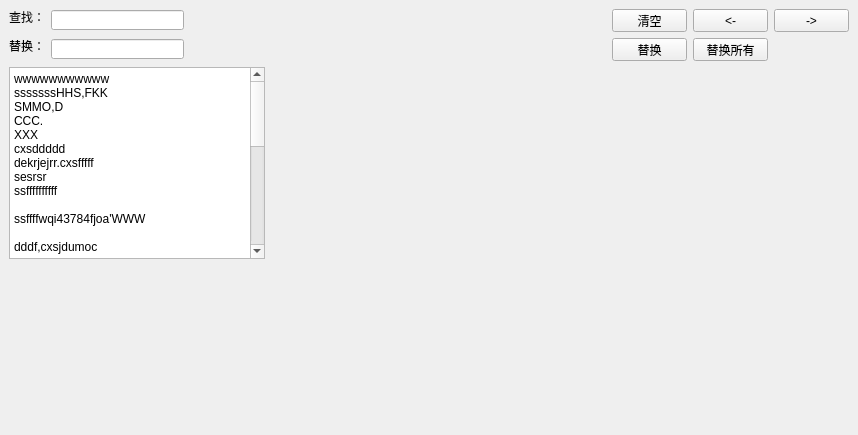
<?xml version="1.0" encoding="UTF-8"?>
<ui version="4.0">
 <class>InstructForm</class>
 <widget class="QWidget" name="InstructForm">
  <property name="geometry">
   <rect>
    <x>0</x>
    <y>0</y>
    <width>858</width>
    <height>435</height>
   </rect>
  </property>
  <property name="windowTitle">
   <string>Form</string>
  </property>
  <widget class="QLineEdit" name="lineEdit_find">
   <property name="geometry">
    <rect>
     <x>51</x>
     <y>10</y>
     <width>133</width>
     <height>20</height>
    </rect>
   </property>
  </widget>
  <widget class="QPushButton" name="pushButton_clear">
   <property name="geometry">
    <rect>
     <x>612</x>
     <y>9</y>
     <width>75</width>
     <height>23</height>
    </rect>
   </property>
   <property name="text">
    <string>清空</string>
   </property>
  </widget>
  <widget class="QLabel" name="label">
   <property name="geometry">
    <rect>
     <x>9</x>
     <y>9</y>
     <width>36</width>
     <height>16</height>
    </rect>
   </property>
   <property name="text">
    <string>查找：</string>
   </property>
  </widget>
  <widget class="QLabel" name="label_2">
   <property name="geometry">
    <rect>
     <x>9</x>
     <y>38</y>
     <width>36</width>
     <height>16</height>
    </rect>
   </property>
   <property name="text">
    <string>替换：</string>
   </property>
  </widget>
  <widget class="QLineEdit" name="lineEdit_replace">
   <property name="geometry">
    <rect>
     <x>51</x>
     <y>39</y>
     <width>133</width>
     <height>20</height>
    </rect>
   </property>
  </widget>
  <widget class="QPushButton" name="pushButton_replace">
   <property name="geometry">
    <rect>
     <x>612</x>
     <y>38</y>
     <width>75</width>
     <height>23</height>
    </rect>
   </property>
   <property name="text">
    <string>替换</string>
   </property>
  </widget>
  <widget class="QPushButton" name="pushButton_replaceall">
   <property name="geometry">
    <rect>
     <x>693</x>
     <y>38</y>
     <width>75</width>
     <height>23</height>
    </rect>
   </property>
   <property name="text">
    <string>替换所有</string>
   </property>
  </widget>
  <widget class="QPlainTextEdit" name="instructTextEdit">
   <property name="geometry">
    <rect>
     <x>9</x>
     <y>67</y>
     <width>256</width>
     <height>192</height>
    </rect>
   </property>
   <property name="styleSheet">
    <string notr="true"/>
   </property>
   <property name="plainText">
    <string>wwwwwwwwwww
sssssssHHS,FKK
SMMO,D
CCC.
XXX
cxsddddd
dekrjejrr.cxsfffff
sesrsr
ssffffffffff

ssffffwqi43784fjoa'WWW

dddf,cxsjdumoc

sswueyds.'dsdddd

fdfnoiyq8	x37	-

dskafj98adl;pd.cxs

dasjkrjheiure

sdsoei9reu8uwe
qqqqqqqqqqqqqqqqq
ss

c,cxs


swjeyhew</string>
   </property>
  </widget>
  <widget class="QPushButton" name="pushButton_forward">
   <property name="geometry">
    <rect>
     <x>774</x>
     <y>9</y>
     <width>75</width>
     <height>23</height>
    </rect>
   </property>
   <property name="text">
    <string>-&gt;</string>
   </property>
  </widget>
  <widget class="QPushButton" name="pushButton_back">
   <property name="geometry">
    <rect>
     <x>693</x>
     <y>9</y>
     <width>75</width>
     <height>23</height>
    </rect>
   </property>
   <property name="text">
    <string>&lt;-</string>
   </property>
  </widget>
 </widget>
 <resources/>
 <connections/>
</ui>
